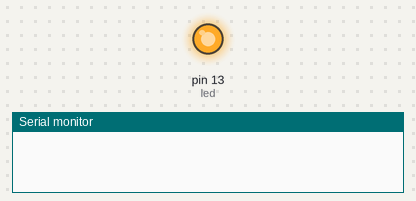
Bench run of a sketch on a simulated Arduino Uno, built with avr-gcc and run on an emulated ATmega328P. Parts: output pins drawn as LEDs (lit = HIGH), the last lines printed to the serial monitor.

Above: at 1.0 s.
At 18.2 s:
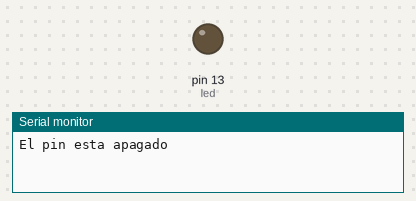
Timing chart, 0 to 19.8 s (numbered marks = the images above):
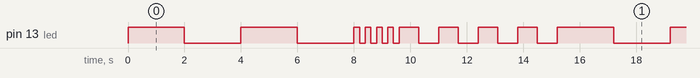

The sketch:

libreria_ej.ino
```cpp
#include "libr.h"
int led=13;
String estado;

libr obj(led);

void setup(){
  Serial.begin(9600);

}

void loop(){
  obj.lento();
  obj.lento();

  obj.rapido();
  obj.rapido();
  obj.rapido();
  obj.rapido();
  obj.velocidad(700);
  obj.velocidad(700);
  obj.velocidad(700);
  obj.velocidad(700);
  estado=obj.estadoPin();
  Serial.print("El pin esta ");
  Serial.print(estado);
}
```

libr.cpp
```cpp
#include "libr.h"
#include "arduino.h"


libr::libr(int led)
{
  pinMode(led,OUTPUT);
  _pin=led;
}

void libr::lento()
{
  digitalWrite(_pin,HIGH);
  delay(2000);
  digitalWrite(_pin,LOW);
  delay(2000);
}
void libr::rapido()
{
  digitalWrite(_pin,HIGH);
  delay(200);
  digitalWrite(_pin,LOW);
  delay(200);
}
void libr::velocidad(int vel)
{
  digitalWrite(_pin,HIGH);
  delay(vel);
  digitalWrite(_pin,LOW);
  delay(vel);
}
String libr::estadoPin()
{
  if(digitalRead(_pin)==HIGH)
    return "encendido";
  else
    return "apagado";
}
```

libr.h
```cpp
#ifndef libr_h
#define libr_h
#include "arduino.h"

class libr
{
  private:
    int _pin;
  public:
    libr(int led);
    void lento();
    void rapido();
    void velocidad(int vel);
    String estadoPin();
};

#endif
```

Measured:
- by itself, pin 13 (led): repeats every 15.2 s: LOW 2.0 s, HIGH 2.0 s, LOW 2.0 s, 4 × (HIGH 0.20 s, LOW 0.20 s), 4 × (HIGH 0.70 s, LOW 0.70 s), HIGH 2.0 s
- by itself, everything shown: repeats every 15.2 s, in 20 steps
